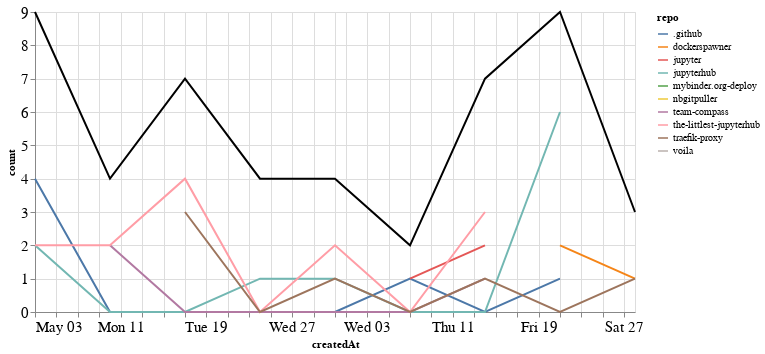

This figure's notebook cell:
### Markdown cell above
## Comments

### Code cell
comments_time = comments.groupby('repo').resample('W', on='createdAt').count()['author'].reset_index()
comments_time = comments_time.rename(columns={'author': 'count'})
comments_time_total = comments_time.groupby('createdAt').agg({"count": "sum"}).reset_index()
ch1 = alt.Chart(comments_time, width=600).mark_line().encode(
    x='createdAt',
    y='count',
    color='repo',
    tooltip="repo"
)

ch2 = alt.Chart(comments_time_total, width=600).mark_line(color="black").encode(
    x='createdAt',
    y='count',
)

ch1 + ch2

### Figure 1 — Vega-Lite specification as saved in the notebook (floating-point values rounded to 4 significant figures)
{"config": {"axisLeft": {"labelFontSize": 15}, "axisBottom": {"labelFontSize": 15}}, "layer": [{"data": {"name": "data-53049c4b4fe064637975dfd84d7982a2"}, "mark": "line", "encoding": {"color": {"type": "nominal", "field": "repo"}, "tooltip": {"type": "nominal", "field": "repo"}, "x": {"type": "temporal", "field": "createdAt"}, "y": {"type": "quantitative", "field": "count"}}, "width": 600}, {"data": {"name": "data-7216f99d32f18ea6baa2e9f33fe2219c"}, "mark": {"type": "line", "color": "black"}, "encoding": {"x": {"type": "temporal", "field": "createdAt"}, "y": {"type": "quantitative", "field": "count"}}, "width": 600}], "$schema": "https://vega.github.io/schema/vega-lite/v4.8.1.json", "datasets": {"data-53049c4b4fe064637975dfd84d7982a2": [{"repo": ".github", "createdAt": "2020-05-03T00:00:00", "count": 4}, {"repo": ".github", "createdAt": "2020-05-10T00:00:00", "count": 0}, {"repo": ".github", "createdAt": "2020-05-17T00:00:00", "count": 0}, {"repo": ".github", "createdAt": "2020-05-24T00:00:00", "count": 0}, {"repo": ".github", "createdAt": "2020-05-31T00:00:00", "count": 0}, {"repo": ".github", "createdAt": "2020-06-07T00:00:00", "count": 1}, {"repo": ".github", "createdAt": "2020-06-14T00:00:00", "count": 0}, {"repo": ".github", "createdAt": "2020-06-21T00:00:00", "count": 1}, {"repo": "dockerspawner", "createdAt": "2020-06-21T00:00:00", "count": 2}, {"repo": "dockerspawner", "createdAt": "2020-06-28T00:00:00", "count": 1}, {"repo": "jupyter", "createdAt": "2020-06-07T00:00:00", "count": 1}, {"repo": "jupyter", "createdAt": "2020-06-14T00:00:00", "count": 2}, {"repo": "jupyterhub", "createdAt": "2020-05-03T00:00:00", "count": 2}, {"repo": "jupyterhub", "createdAt": "2020-05-10T00:00:00", "count": 0}, {"repo": "jupyterhub", "createdAt": "2020-05-17T00:00:00", "count": 0}, {"repo": "jupyterhub", "createdAt": "2020-05-24T00:00:00", "count": 1}, {"repo": "jupyterhub", "createdAt": "2020-05-31T00:00:00", "count": 1}, {"repo": "jupyterhub", "createdAt": "2020-06-07T00:00:00", "count": 0}, {"repo": "jupyterhub", "createdAt": "2020-06-14T00:00:00", "count": 0}, {"repo": "jupyterhub", "createdAt": "2020-06-21T00:00:00", "count": 6}, {"repo": "mybinder.org-deploy", "createdAt": "2020-05-24T00:00:00", "count": 3}, {"repo": "nbgitpuller", "createdAt": "2020-06-28T00:00:00", "count": 1}, {"repo": "team-compass", "createdAt": "2020-05-10T00:00:00", "count": 2}, {"repo": "team-compass", "createdAt": "2020-05-17T00:00:00", "count": 0}, {"repo": "team-compass", "createdAt": "2020-05-24T00:00:00", "count": 0}, {"repo": "team-compass", "createdAt": "2020-05-31T00:00:00", "count": 0}, {"repo": "team-compass", "createdAt": "2020-06-07T00:00:00", "count": 0}, {"repo": "team-compass", "createdAt": "2020-06-14T00:00:00", "count": 1}, {"repo": "the-littlest-jupyterhub", "createdAt": "2020-05-03T00:00:00", "count": 2}, {"repo": "the-littlest-jupyterhub", "createdAt": "2020-05-10T00:00:00", "count": 2}, {"repo": "the-littlest-jupyterhub", "createdAt": "2020-05-17T00:00:00", "count": 4}, {"repo": "the-littlest-jupyterhub", "createdAt": "2020-05-24T00:00:00", "count": 0}, {"repo": "the-littlest-jupyterhub", "createdAt": "2020-05-31T00:00:00", "count": 2}, {"repo": "the-littlest-jupyterhub", "createdAt": "2020-06-07T00:00:00", "count": 0}, {"repo": "the-littlest-jupyterhub", "createdAt": "2020-06-14T00:00:00", "count": 3}, {"repo": "traefik-proxy", "createdAt": "2020-05-17T00:00:00", "count": 3}, {"repo": "traefik-proxy", "createdAt": "2020-05-24T00:00:00", "count": 0}, {"repo": "traefik-proxy", "createdAt": "2020-05-31T00:00:00", "count": 1}, {"repo": "traefik-proxy", "createdAt": "2020-06-07T00:00:00", "count": 0}, {"repo": "traefik-proxy", "createdAt": "2020-06-14T00:00:00", "count": 1}, {"repo": "traefik-proxy", "createdAt": "2020-06-21T00:00:00", "count": 0}, {"repo": "traefik-proxy", "createdAt": "2020-06-28T00:00:00", "count": 1}, {"repo": "voila", "createdAt": "2020-05-03T00:00:00", "count": 1}], "data-7216f99d32f18ea6baa2e9f33fe2219c": [{"createdAt": "2020-05-03T00:00:00", "count": 9}, {"createdAt": "2020-05-10T00:00:00", "count": 4}, {"createdAt": "2020-05-17T00:00:00", "count": 7}, {"createdAt": "2020-05-24T00:00:00", "count": 4}, {"createdAt": "2020-05-31T00:00:00", "count": 4}, {"createdAt": "2020-06-07T00:00:00", "count": 2}, {"createdAt": "2020-06-14T00:00:00", "count": 7}, {"createdAt": "2020-06-21T00:00:00", "count": 9}, {"createdAt": "2020-06-28T00:00:00", "count": 3}]}}
